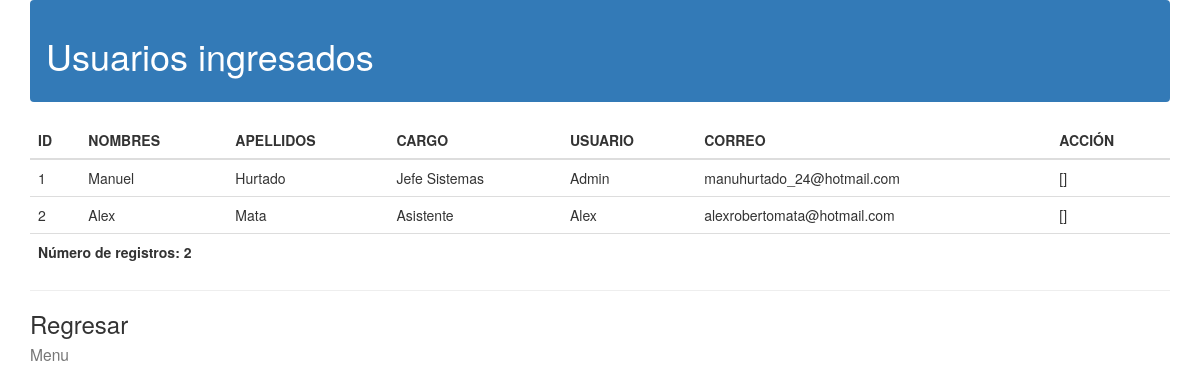
The app's page /Admin/CRUD_admin/Usuarios/mostrar_usu.php (signed in) with its own data.
### tables this page shows
CREATE TABLE IF NOT EXISTS `usuarios` (
  `Id_Usu` int(5) NOT NULL,
  `Nombres` varchar(35) NOT NULL,
  `Apellidos` varchar(35) NOT NULL,
  `Cargo` varchar(50) NOT NULL,
  `Clave` char(32) NOT NULL,
  `Usuario` varchar(40) NOT NULL,
  `Correo` varchar(75) NOT NULL,
  PRIMARY KEY (`Id_Usu`)
);

### Admin/CRUD_admin/Usuarios/mostrar_usu.php (the view, shortened to what this page needs)
<!DOCTYPE html>
	<html lang="es">
		<head>
			<link href = "//maxcdn.bootstrapcdn.com/bootstrap/3.3.0/css/bootstrap.min.css" rel = "stylesheet" id ="bootstrap-css" >
		</head>
		<header>
			<nav class = "navbar navbar-dark bg-primary" >
			<span class = "navbar-text" >
			<h1> Usuarios ingresados </h1>
			</span>
			</nav>
		</header>
		<body class="container">
			<?php
					@$db = new mysqli('localhost','root','','sirama', '3308');
				$db->set_charset( "utf8" );
				$consulta = " SELECT * FROM usuarios ORDER BY Id_Usu";
				$resultc = $db->query($consulta);
				$num_results = $resultc->num_rows;
				echo "<table class='table'>
				<colgroup>
				<col class=\"idusu\">
				</colgroup>
				<colgroup>
				<col class=\"name\">
				</colgroup>
				<colgroup>
				<col class=\"lastname\">
				</colgroup>
				<colgroup>
				<col class=\"cargo\">
				</colgroup>
				<colgroup>
				<col class=\"Usuario\">
				</colgroup>
				<colgroup>
				<col class=\"Correo\">
				</colgroup>
				<colgroup>
				<col class=\"action\">
				</colgroup>
				<thead>
				<tr id=\"theader\">
				<th>ID</th>
				<th>NOMBRES</th>
				<th>APELLIDOS</th>
				<th>CARGO</th>
				<th>USUARIO</th>
				<th>CORREO</th>
				<th>ACCIÓN</th>
				</tr>
				</thead>
				<tbody>";
				while ($row = $resultc->fetch_assoc()) {
				echo "<tr class=\"normal\"onmouseover=\"this.className='selected'\" onmouseout=\"this.className='normal'\">";
				echo "<td scope='col'>";
				echo "" . $row[ 'Id_Usu' ] . "";
				echo "</td><td scope='col'>";
				echo "" . stripslashes($row[ 'Nombres' ]) . "";
				echo "</td><td scope='col'>";
				echo "" . stripslashes($row[ 'Apellidos' ]) . "";
				echo "</td><td scope='col'>";
				echo "" . stripslashes($row[ 'Cargo' ]) . "";
				echo "</td><td scope='col'>";
				echo "" . stripslashes($row[ 'Usuario' ]) . "";
				echo "</td><td scope='col'>";
				echo "" . $row[ 'Correo' ];
				echo "</td><td scope='col'>";
				echo "[<a href=\"" . $_GET[ 'opc' ] . ".php?id=" .
				$row[ 'Id_Usu' ] . "\">";
				echo "</a>]";
				echo "</td></tr>";
				}
				echo "</tbody>";
				echo "<tfoot>";
				echo "<tr id=\"tfooter\">";
				echo "<th colspan=\"9\">";
				echo "Número de registros: " . $num_results . "";
				echo "</th>";
				echo "</tr>";
				echo "</tfoot>";
				echo "</table>";
				?>
				<hr class = "d-lg-none divider" >
				<a href = "Opciones_Usu.php" class = "d-block h3
				font-weight-normal" > Regresar <br>
				<small class = "d-block text-muted
				text-small" > Menu </small>
				</a>
		</body>
	</html>

### records on screen
usuarios: Id_Usu "1", Nombres "Manuel", Apellidos "Hurtado", Cargo "Jefe Sistemas", Usuario "Admin", Correo "manuhurtado_24@hotmail.com"
usuarios: Id_Usu "2", Nombres "Alex", Apellidos "Mata", Cargo "Asistente", Usuario "Alex", Correo "alexrobertomata@hotmail.com"

### other values on screen
$num_results "2"
